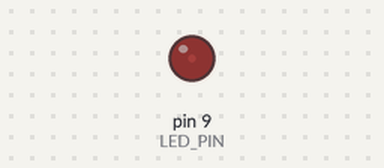
Bench run of a sketch on a simulated Arduino Uno, built with avr-gcc and run on an emulated ATmega328P. Shown: output pins drawn as LEDs (lit = HIGH). What the sketch prints to the serial monitor is not drawn.

Above: at 0.05 s.
At 0.25 s:
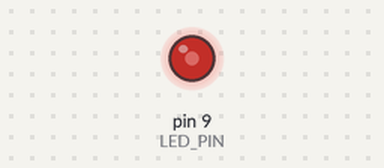
At 0.45 s:
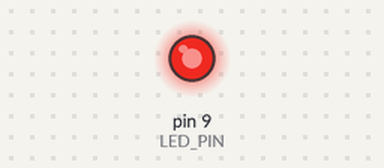
At 0.9 s:
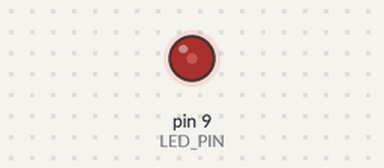
Timing chart, 0 to 3.0 s (numbered marks = the images above):
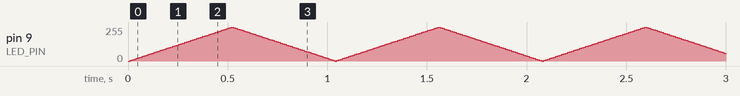

The sketch:

sketch.ino
```cpp
#include <Arduino.h>

static const uint8_t LED_PIN = 9;

static int brightness = 0;
static int fade_amount = 5;

void setup() {
    Serial.begin(115200);
    pinMode(LED_PIN, OUTPUT);
}

void loop() {
    analogWrite(LED_PIN, brightness);
    Serial.println(brightness);

    brightness += fade_amount;
    if (brightness <= 0 || brightness >= 255) {
        fade_amount = -fade_amount;
    }

    delay(10);
}
```
